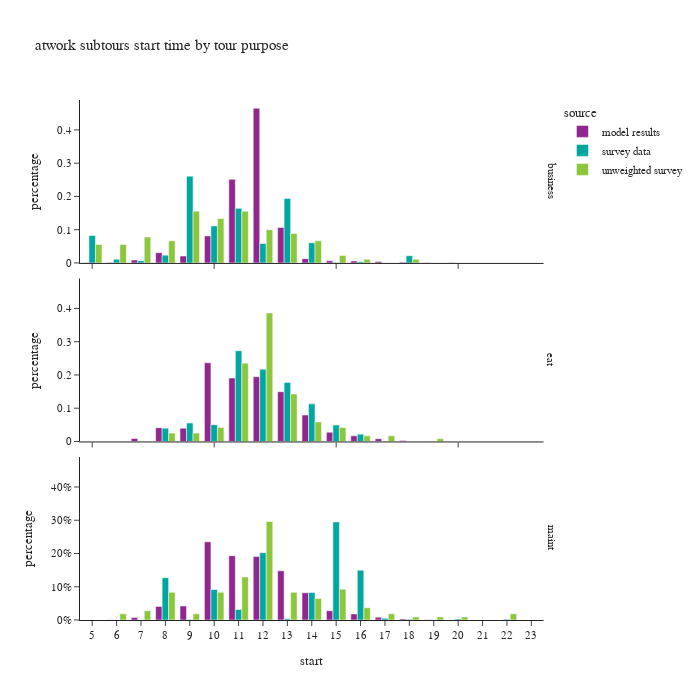

Notebook code for this chart:
### Code cell
df_plot = atwork_subtour.groupby(['source','tour_type','start'])[['tour_weight']].sum().reset_index()
df_plot['percentage'] = df_plot.groupby(['source','tour_type'], group_keys=False)['tour_weight']. \
    apply(lambda x: x / float(x.sum()))

fig = px.bar(df_plot, x="start", y="percentage", color="source",barmode="group",
             facet_row='tour_type',
             title="atwork subtours start time by tour purpose")
fig.for_each_annotation(lambda a: a.update(text = a.text.split("=")[-1]))
fig.update_layout(height=700, width=700, yaxis=dict(tickformat=".0%"), xaxis=dict(dtick="1"))
fig.show()

### Figure 1 — Plotly figure (JSON) as saved in the notebook; plotly's stock layout.template omitted (floating-point values rounded to 4 significant figures)
{"data": [{"alignmentgroup": "True", "hovertemplate": "source=model results<br>tour_type=business<br>start=%{x}<br>percentage=%{y}<extra></extra>", "legendgroup": "model results", "marker": {"color": "#91268F", "pattern": {"shape": ""}}, "name": "model results", "offsetgroup": "model results", "orientation": "v", "showlegend": true, "textposition": "auto", "x": [5.0, 6.0, 7.0, 8.0, 9.0, 10.0, 11.0, 12.0, 13.0, 14.0, 15.0, 16.0, 17.0, 18.0, 19.0, 20.0, 21.0, 22.0], "xaxis": "x3", "y": [0.000425, 0.001032, 0.008601, 0.03098, 0.02074, 0.0813, 0.2513, 0.4655, 0.1067, 0.01293, 0.006638, 0.006152, 0.004311, 0.002429, 0.0005059, 0.0002631, 0.0001012, 0.0001012], "yaxis": "y3", "type": "bar"}, {"alignmentgroup": "True", "hovertemplate": "source=model results<br>tour_type=eat<br>start=%{x}<br>percentage=%{y}<extra></extra>", "legendgroup": "model results", "marker": {"color": "#91268F", "pattern": {"shape": ""}}, "name": "model results", "offsetgroup": "model results", "orientation": "v", "showlegend": false, "textposition": "auto", "x": [5.0, 6.0, 7.0, 8.0, 9.0, 10.0, 11.0, 12.0, 13.0, 14.0, 15.0, 16.0, 17.0, 18.0, 19.0, 20.0, 21.0, 22.0, 23.0], "xaxis": "x2", "y": [0.0001589, 0.0008492, 0.009077, 0.04147, 0.03995, 0.2366, 0.191, 0.1948, 0.1497, 0.07948, 0.02781, 0.01681, 0.008346, 0.003015, 0.0004178, 0.0002725, 0.0001408, 8.628e-05, 3.179e-05], "yaxis": "y2", "type": "bar"}, {"alignmentgroup": "True", "hovertemplate": "source=model results<br>tour_type=maint<br>start=%{x}<br>percentage=%{y}<extra></extra>", "legendgroup": "model results", "marker": {"color": "#91268F", "pattern": {"shape": ""}}, "name": "model results", "offsetgroup": "model results", "orientation": "v", "showlegend": false, "textposition": "auto", "x": [5.0, 6.0, 7.0, 8.0, 9.0, 10.0, 11.0, 12.0, 13.0, 14.0, 15.0, 16.0, 17.0, 18.0, 19.0, 20.0, 21.0, 22.0], "xaxis": "x", "y": [0.0002838, 0.0009364, 0.00786, 0.04097, 0.04202, 0.2351, 0.1933, 0.1913, 0.1479, 0.08183, 0.02772, 0.01827, 0.008371, 0.003206, 0.0005675, 0.0001703, 0.0001703, 2.838e-05], "yaxis": "y", "type": "bar"}, {"alignmentgroup": "True", "hovertemplate": "source=survey data<br>tour_type=business<br>start=%{x}<br>percentage=%{y}<extra></extra>", "legendgroup": "survey data", "marker": {"color": "#00A7A0", "pattern": {"shape": ""}}, "name": "survey data", "offsetgroup": "survey data", "orientation": "v", "showlegend": true, "textposition": "auto", "x": [5.0, 6.0, 7.0, 8.0, 9.0, 10.0, 11.0, 12.0, 13.0, 14.0, 15.0, 16.0, 18.0], "xaxis": "x3", "y": [0.08233, 0.01111, 0.006807, 0.02338, 0.2609, 0.1114, 0.1641, 0.05872, 0.1939, 0.06053, 0.001592, 0.003386, 0.02173], "yaxis": "y3", "type": "bar"}, {"alignmentgroup": "True", "hovertemplate": "source=survey data<br>tour_type=eat<br>start=%{x}<br>percentage=%{y}<extra></extra>", "legendgroup": "survey data", "marker": {"color": "#00A7A0", "pattern": {"shape": ""}}, "name": "survey data", "offsetgroup": "survey data", "orientation": "v", "showlegend": false, "textposition": "auto", "x": [8.0, 9.0, 10.0, 11.0, 12.0, 13.0, 14.0, 15.0, 16.0, 17.0, 19.0], "xaxis": "x2", "y": [0.04001, 0.05537, 0.05049, 0.2728, 0.2175, 0.1776, 0.113, 0.04955, 0.02198, 0.0009478, 0.000659], "yaxis": "y2", "type": "bar"}, {"alignmentgroup": "True", "hovertemplate": "source=survey data<br>tour_type=maint<br>start=%{x}<br>percentage=%{y}<extra></extra>", "legendgroup": "survey data", "marker": {"color": "#00A7A0", "pattern": {"shape": ""}}, "name": "survey data", "offsetgroup": "survey data", "orientation": "v", "showlegend": false, "textposition": "auto", "x": [6.0, 7.0, 8.0, 9.0, 10.0, 11.0, 12.0, 13.0, 14.0, 15.0, 16.0, 17.0, 18.0, 19.0, 20.0, 22.0], "xaxis": "x", "y": [0.0002763, 0.0, 0.1272, 0.00165, 0.09183, 0.03179, 0.2026, 0.003625, 0.08273, 0.2949, 0.1498, 0.005193, 0.00194, 0.001084, 0.003122, 0.002168], "yaxis": "y", "type": "bar"}, {"alignmentgroup": "True", "hovertemplate": "source=unweighted survey<br>tour_type=business<br>start=%{x}<br>percentage=%{y}<extra></extra>", "legendgroup": "unweighted survey", "marker": {"color": "#8CC63E", "pattern": {"shape": ""}}, "name": "unweighted survey", "offsetgroup": "unweighted survey", "orientation": "v", "showlegend": true, "textposition": "auto", "x": [5.0, 6.0, 7.0, 8.0, 9.0, 10.0, 11.0, 12.0, 13.0, 14.0, 15.0, 16.0, 18.0], "xaxis": "x3", "y": [0.05556, 0.05556, 0.07778, 0.06667, 0.1556, 0.1333, 0.1556, 0.1, 0.08889, 0.06667, 0.02222, 0.01111, 0.01111], "yaxis": "y3", "type": "bar"}, {"alignmentgroup": "True", "hovertemplate": "source=unweighted survey<br>tour_type=eat<br>start=%{x}<br>percentage=%{y}<extra></extra>", "legendgroup": "unweighted survey", "marker": {"color": "#8CC63E", "pattern": {"shape": ""}}, "name": "unweighted survey", "offsetgroup": "unweighted survey", "orientation": "v", "showlegend": false, "textposition": "auto", "x": [8.0, 9.0, 10.0, 11.0, 12.0, 13.0, 14.0, 15.0, 16.0, 17.0, 19.0], "xaxis": "x2", "y": [0.02521, 0.02521, 0.04202, 0.2353, 0.3866, 0.1429, 0.05882, 0.04202, 0.01681, 0.01681, 0.008403], "yaxis": "y2", "type": "bar"}, {"alignmentgroup": "True", "hovertemplate": "source=unweighted survey<br>tour_type=maint<br>start=%{x}<br>percentage=%{y}<extra></extra>", "legendgroup": "unweighted survey", "marker": {"color": "#8CC63E", "pattern": {"shape": ""}}, "name": "unweighted survey", "offsetgroup": "unweighted survey", "orientation": "v", "showlegend": false, "textposition": "auto", "x": [6.0, 7.0, 8.0, 9.0, 10.0, 11.0, 12.0, 13.0, 14.0, 15.0, 16.0, 17.0, 18.0, 19.0, 20.0, 22.0], "xaxis": "x", "y": [0.01852, 0.02778, 0.08333, 0.01852, 0.08333, 0.1296, 0.2963, 0.08333, 0.06481, 0.09259, 0.03704, 0.01852, 0.009259, 0.009259, 0.009259, 0.01852], "yaxis": "y", "type": "bar"}], "layout": {"xaxis": {"anchor": "y", "domain": [0.0, 0.98], "title": {"text": "start"}, "dtick": "1"}, "yaxis": {"anchor": "x", "domain": [0.0, 0.3133], "title": {"text": "percentage"}, "tickformat": ".0%"}, "xaxis2": {"anchor": "y2", "domain": [0.0, 0.98], "matches": "x", "showticklabels": false}, "yaxis2": {"anchor": "x2", "domain": [0.3433, 0.6567], "matches": "y", "title": {"text": "percentage"}}, "xaxis3": {"anchor": "y3", "domain": [0.0, 0.98], "matches": "x", "showticklabels": false}, "yaxis3": {"anchor": "x3", "domain": [0.6867, 1.0], "matches": "y", "title": {"text": "percentage"}}, "annotations": [{"font": {}, "showarrow": false, "text": "maint", "textangle": 90, "x": 0.98, "xanchor": "left", "xref": "paper", "y": 0.1567, "yanchor": "middle", "yref": "paper"}, {"font": {}, "showarrow": false, "text": "eat", "textangle": 90, "x": 0.98, "xanchor": "left", "xref": "paper", "y": 0.5, "yanchor": "middle", "yref": "paper"}, {"font": {}, "showarrow": false, "text": "business", "textangle": 90, "x": 0.98, "xanchor": "left", "xref": "paper", "y": 0.8433, "yanchor": "middle", "yref": "paper"}], "legend": {"title": {"text": "source"}, "tracegroupgap": 0}, "title": {"text": "atwork subtours start time by tour purpose"}, "barmode": "group", "height": 700, "width": 700}}
